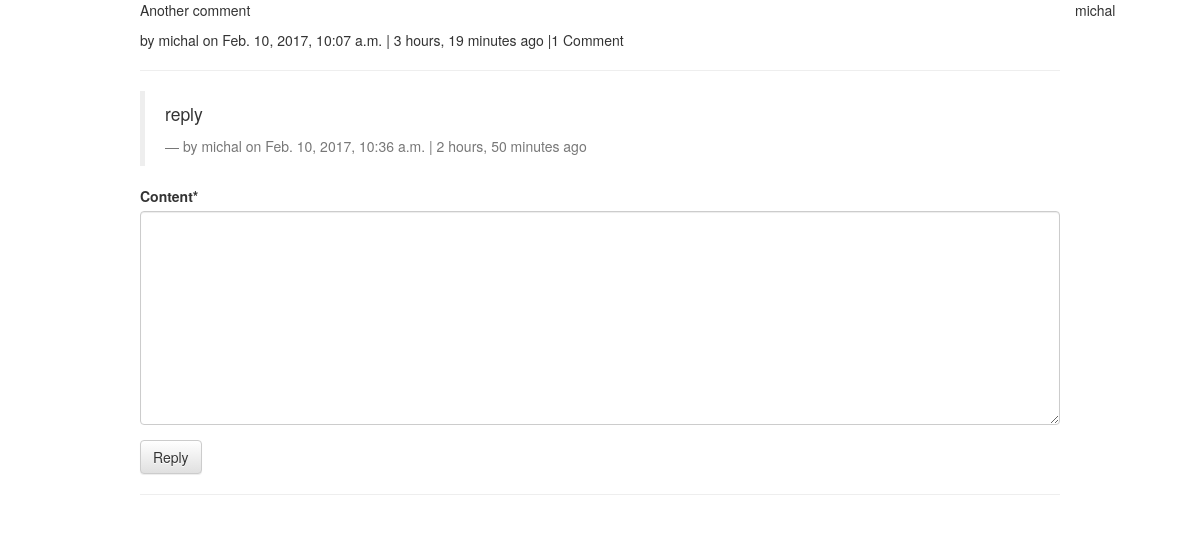
/comments/2/, run on an earlier commit of the app's database.
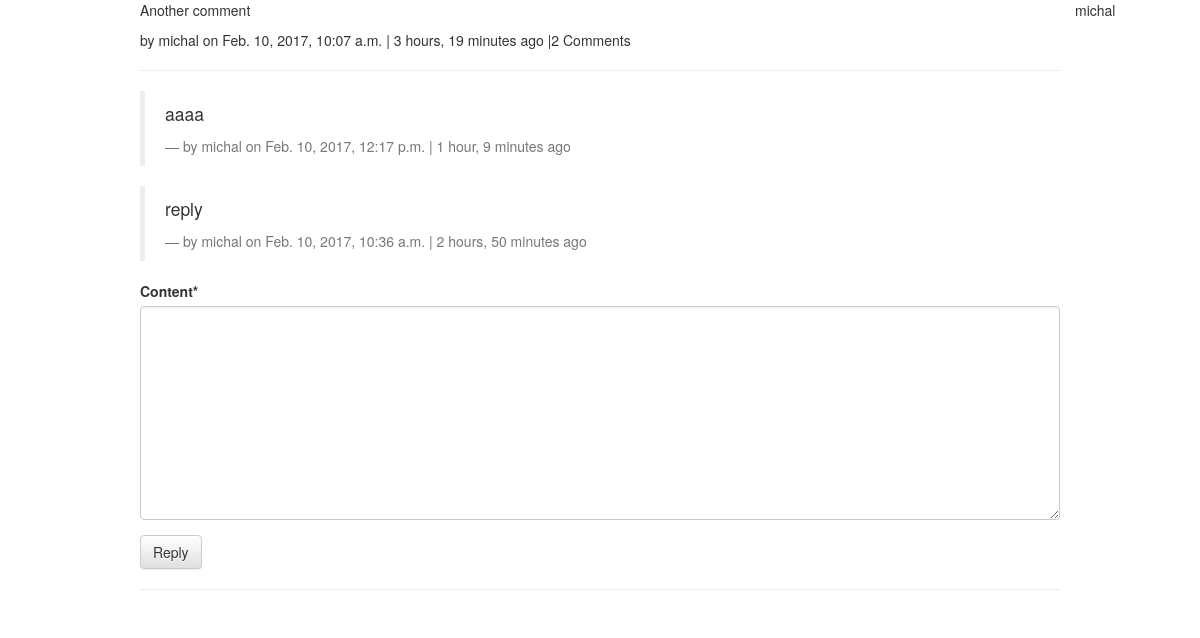
And on a later commit of the database.
### comments/models.py (models this page shows, shortened)
class Comment(models.Model):
    user = models.ForeignKey(settings.AUTH_USER_MODEL, default=1)
    content_type = models.ForeignKey(ContentType, on_delete=models.CASCADE)
    object_id = models.PositiveIntegerField()
    content_object = GenericForeignKey('content_type', 'object_id')
    parent = models.ForeignKey("self", null=True, blank=True)
    content = models.TextField()
    timestamp = models.DateTimeField(auto_now_add=True)
    objects = CommentManager()
    class Meta:
        ordering = ['-timestamp']
    def __str__(self):
        return str(self.user.username)
    def children(self): # replies
        return Comment.objects.filter(parent=self)

### comments/views.py (the view, shortened to what this page needs)
# urls.py: url(r'^(?P<id>\d+)/$', views.comment_thread, name="thread"),
def comment_thread(request, id):
    obj = get_object_or_404(Comment, id=id)
    initial_data = {
        "content_type": obj.content_type,
        "object_id": obj.object_id,
    }
    form = CommentForm(request.POST or None, initial=initial_data)
    context = {
        "comment": obj,
        "form": form,
    }
    return render(request, "comment_thread.html", context)

### comments/forms.py
class CommentForm(forms.Form):
    content_type = forms.CharField(widget=forms.HiddenInput)
    object_id = forms.IntegerField(widget=forms.HiddenInput)
    content = forms.CharField(widget=forms.Textarea)

### comments/models.py (called while the page is built)
    def all(self):
        qs = super(CommentManager, self).filter(parent=None)
        return qs

### posts/templates/comment_thread.html (shortened to what this page needs)
{% extends "base.html" %}
{% load urlify %}
{% load crispy_forms_tags %}
{% block content %}
{{ comment }}
<div class="col-sm-10 col-sm-offset-1">
        <p>{{ comment.content }}</p>
        <footer>
            by {{ comment.user }} on {{ comment.timestamp }} | {{ comment.timestamp|timesince }} ago |{% if comment.children.count > 0 %}{{ comment.children.count }} Comment{% if comment.children.count > 1 %}s{% endif %} {% endif %}
        </footer>
        <hr/>
        <div>
            {% for child_comment in comment.children %}
                <blockquote>
                    <p>{{ child_comment.content }}</p>
                    <footer>by {{ child_comment.user }} on {{ child_comment.timestamp }} | {{ child_comment.timestamp|timesince }} ago</footer>
                </blockquote>
            {% endfor %}
            <form method="post" action=".">
                {{ form|crispy }}
                <input type="submit" value="Reply" class="btn btn-default"> {% csrf_token %}
            </form>
        </div>
    <hr/>
</div>
{% endblock content %}

What changed in the data, as far as the page shows it:
computed for Comment "Another comment": children.count "1" → "2"
added Comment: content "aaaa", user "michal", timestamp "Feb. 10, 2017, 12:17 p.m.", timestamp "1 hour, 9 minutes"
Also different on the page:
text now shown: "s"
